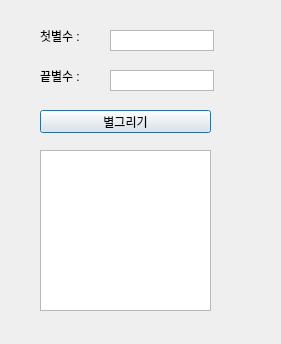
<?xml version="1.0" encoding="UTF-8"?>
<ui version="4.0">
 <class>Dialog</class>
 <widget class="QDialog" name="Dialog">
  <property name="geometry">
   <rect>
    <x>0</x>
    <y>0</y>
    <width>281</width>
    <height>344</height>
   </rect>
  </property>
  <property name="windowTitle">
   <string>Dialog</string>
  </property>
  <widget class="QLabel" name="lblFirst">
   <property name="geometry">
    <rect>
     <x>40</x>
     <y>30</y>
     <width>56</width>
     <height>12</height>
    </rect>
   </property>
   <property name="text">
    <string>첫별수 :</string>
   </property>
  </widget>
  <widget class="QPlainTextEdit" name="pteFirst">
   <property name="geometry">
    <rect>
     <x>110</x>
     <y>30</y>
     <width>104</width>
     <height>21</height>
    </rect>
   </property>
   <property name="verticalScrollBarPolicy">
    <enum>Qt::ScrollBarAlwaysOff</enum>
   </property>
  </widget>
  <widget class="QPlainTextEdit" name="pteLast">
   <property name="geometry">
    <rect>
     <x>110</x>
     <y>70</y>
     <width>104</width>
     <height>21</height>
    </rect>
   </property>
   <property name="verticalScrollBarPolicy">
    <enum>Qt::ScrollBarAlwaysOff</enum>
   </property>
  </widget>
  <widget class="QLabel" name="lblLast">
   <property name="geometry">
    <rect>
     <x>40</x>
     <y>70</y>
     <width>56</width>
     <height>12</height>
    </rect>
   </property>
   <property name="text">
    <string>끝별수 :</string>
   </property>
  </widget>
  <widget class="QPushButton" name="pb">
   <property name="geometry">
    <rect>
     <x>40</x>
     <y>110</y>
     <width>171</width>
     <height>23</height>
    </rect>
   </property>
   <property name="text">
    <string>별그리기</string>
   </property>
  </widget>
  <widget class="QTextEdit" name="te">
   <property name="geometry">
    <rect>
     <x>40</x>
     <y>150</y>
     <width>171</width>
     <height>161</height>
    </rect>
   </property>
  </widget>
 </widget>
 <resources/>
 <connections/>
</ui>
